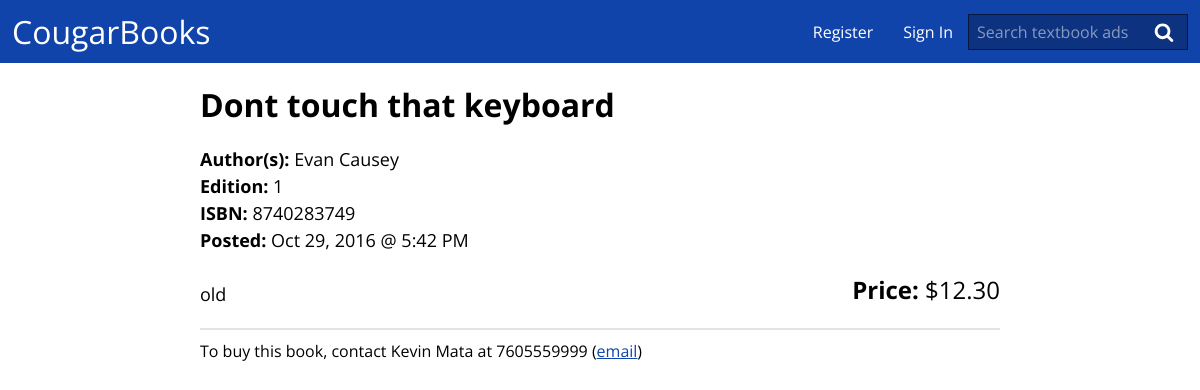
The page /ad.php?ad=6 on the database its author committed.
### tables this page shows
CREATE TABLE `ad`(
	`ad_id` INTEGER AUTO_INCREMENT,
	`user_id` INT NOT NULL,
	`book_title` VARCHAR(100) NOT NULL,
	`book_author` VARCHAR(100) NOT NULL,
	`book_edition` VARCHAR(100),
	`book_isbn` VARCHAR(17) NOT NULL,
	`listed_price` decimal(8,2) DEFAULT 0,
	`path_to_picture` VARCHAR(255),
	`ad_description` VARCHAR(200),
	`creation_time` TIMESTAMP DEFAULT CURRENT_TIMESTAMP,
	`is_closed` BOOLEAN NOT NULL DEFAULT 0,
	PRIMARY KEY ad_PK (`ad_id`),
	FOREIGN KEY user_FK (`user_id`) REFERENCES `user`(`user_id`) ON DELETE CASCADE
);

CREATE TABLE `user`(
	`user_id` INTEGER AUTO_INCREMENT,
	`user_password` CHAR(64) NOT NULL,
	`first_name` VARCHAR(50) NOT NULL,
	`last_name` VARCHAR(50) NOT NULL,
	`email_address` VARCHAR(320) NOT NULL,
	`telephone_no` VARCHAR(12),
	`is_admin` TINYINT(1) NOT NULL DEFAULT 0,
	PRIMARY KEY user_PK (`user_id`)
);

### assets/php/database.php (called while the page is built, shortened)
<?php
class Database {
	private $dbh;
	function __construct($dbname, $user, $password) {
		$options = array(PDO::ATTR_ERRMODE => PDO::ERRMODE_EXCEPTION);
		try {
			$this->dbh = new PDO( "mysql:host=localhost;dbname=$dbname", $user, $password, $options );
		} catch (PDOException $e) {
			$this->error = $e->getMessage();
		}
	}
	public function fetchOne( $query, $params ) {
		$sth = $this->dbh->prepare( $query );
		$sth->execute( $params );
		return $sth->fetch(PDO::FETCH_ASSOC);
	}
	public function get_ad( $ad_id ) {
		$query = 'SELECT * FROM ad WHERE ad_id = :ad_id';
		$ad = $this->fetchOne( $query, array(
			'ad_id' => $ad_id
		) );
		return $ad;
	}
}
$db = new Database('team2', 'evans099', 'evans099');
?>

### ad.php (the view, shortened to what this page needs)
<?php
include('assets/php/head.php');
$ad = $db->get_ad( $_GET['ad'] );
?>
<link rel="stylesheet" href="assets/css/ad.css" />
</head>
<body>
	<?php
	include('assets/php/header.php');
	?>
	<main>
		<div class="book-ad<?php echo $ad['is_closed'] ? ' closed' : ''; ?>">
			<div class="ad-info">
				<h1 class="book-title"><?php echo htmlspecialchars( $ad['book_title'] ); ?></a></h1>
				<div class="book-authors"><span class="book-attr-label">Author(s):</span> <?php echo htmlspecialchars( $ad['book_author'] ); ?></div>
				<?php if ( ! empty( $ad['book_edition'] ) ): ?>
					<div class="book-edition"><span class="book-attr-label">Edition:</span> <?php echo htmlspecialchars( $ad['book_edition'] ); ?></div>
				<?php endif; ?>
				<div class="book-isbn"><span class="book-attr-label">ISBN:</span> <?php echo htmlspecialchars( $ad['book_isbn'] ); ?></div>
				<div class="book-price"><span class="book-attr-label">Price:</span> $<?php echo htmlspecialchars( $ad['listed_price'] ); ?></div>
				<div class="ad-post-date"><span class="book-attr-label">Posted:</span> <?php echo strftime( '%b %d, %Y @ %-I:%M %p', strtotime( $ad['creation_time'] ) ); ?></div>
				<br>
				<div class="ad-description"><?php echo str_replace( "\n", '<br>', htmlspecialchars( $ad['ad_description'] ) ); ?></div>
			</div>
		</div>
		<hr>
		<?php
		$query = "SELECT * FROM user WHERE user_id = :user_id";
		$ad_user = $db->fetchOne( $query, array(
			'user_id' => $ad['user_id']
		) );
		?>
		<div class="contact-info">
			To buy this book, contact <?php echo "{$ad_user['first_name']} {$ad_user['last_name']}"; ?>
			<?php if ( ! empty( $ad_user['telephone_no'] ) ): ?>
				at <?php echo htmlspecialchars( $ad_user['telephone_no'] ); ?>
			<?php endif; ?>
			(<a href="mailto:<?php echo htmlspecialchars( $ad_user['email_address'] ); ?>">email</a>)
		</div>
	</main>
</body>
</html>

### assets/css/main.css (style rules this page uses)
body { margin: 0; padding: 0; font-family: 'Open Sans', sans-serif; }
main, section, header, nav, footer, article { display: block; }
hr { width: 100%; height: 2px; margin: 10px 0; border-width: 0; background-color: #e3e3e3; }
a { color: #14a; }
main { margin: 0 auto; text-align: center; max-width: 800px; }
.book-ad { display: table; width: 100%; position: relative; border-radius: 3px; border: solid 1px #e3e3e3; background-color: #f9f9f9; padding: 15px; box-sizing: border-box; text-align: left; margin-bottom: 20px; }
.ad-info { display: table-cell; position: relative; vertical-align: top; line-height: 1.5; }
.book-title { margin: 0; line-height: normal; }
.book-ad .book-price { position: absolute; bottom: 0; right: 0; font-size: 24px; }
.book-attr-label { font-weight: bold; }

### assets/css/ad.css (style rules this page uses)
.book-ad { margin-top: 20px; padding: 0; border-width: 0; background: none; }
.book-title { font-size: 32px; }
.ad-info { font-size: 18px; }
.book-authors { margin-top: 20px; }
.contact-info { display: table-row; text-align: left; }

### rows shown on the page
ad: book_title "Dont touch that keyboard", book_author "Evan Causey", book_edition "1", book_isbn "8740283749", listed_price "12.30", creation_time "Oct 29, 2016 @ 5:42 PM", ad_description "old"
user: first_name "Kevin", last_name "Mata", telephone_no "7605559999"
